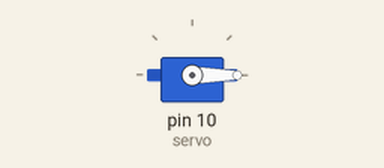
Simulated run of this sketch. Board: Arduino Uno, built with avr-gcc and run on an emulated ATmega328P. Shown: servo.

Above: at 0.05 s.
At 4.75 s:
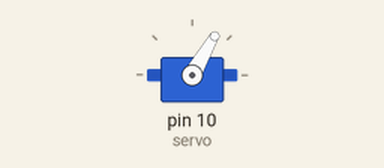
At 9.45 s:
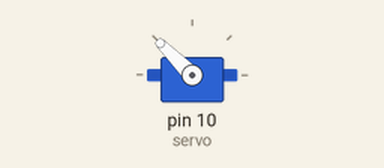
At 18.95 s:
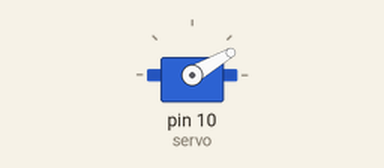
Timing chart, 0 to 26.0 s (numbered marks = the images above):
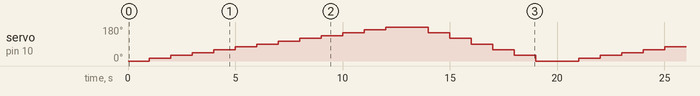

The sketch:

Ardunio_Problem_Seti-5.ino
```cpp
/*
Servo motoru 15 er derece ileri 30ar derece geriye hareketi saðlanmalýdýr.
*/
#include <Servo.h>
Servo servo;

void setup(){
  servo.attach(10);
}

void loop(){
  for(int a=0; a<=180; a=a+15){
    servo.write(a);
    delay(1000);
  }
  for(int a=180; a>=0; a=a-30){
    servo.write(a);
    delay(1000);
  }
}
```
